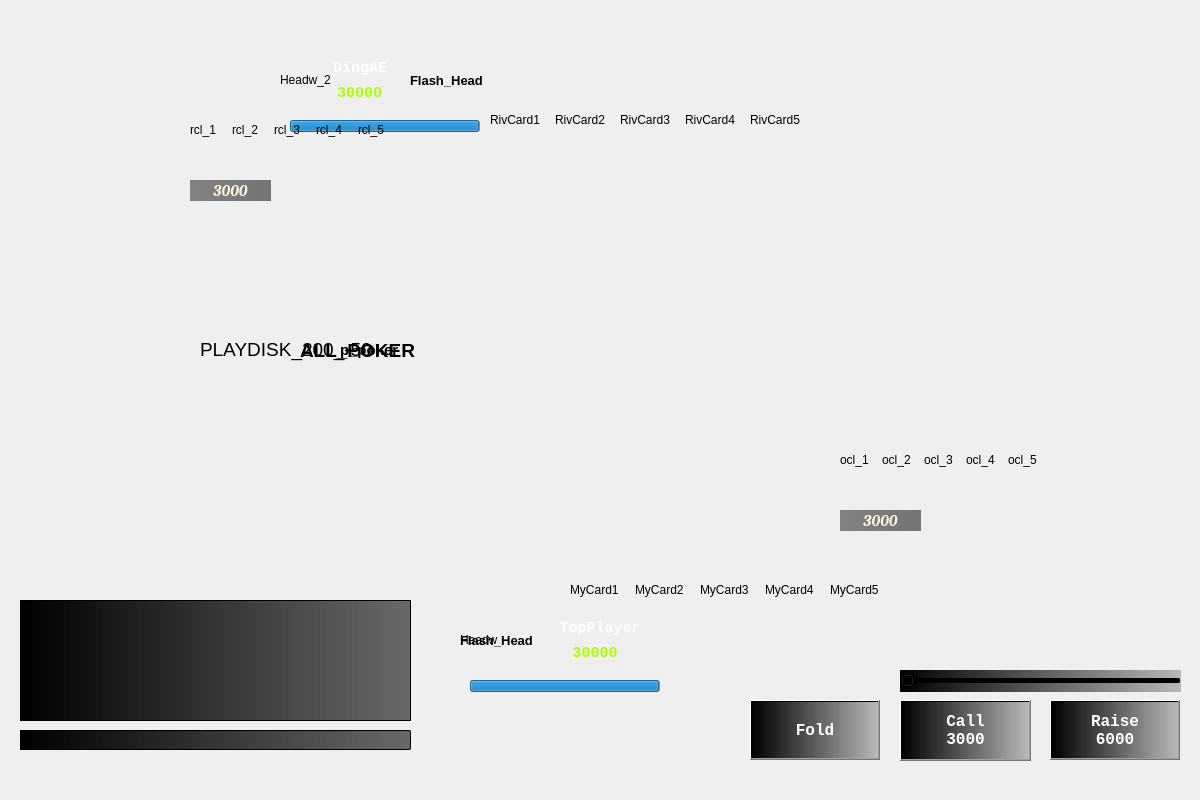
<?xml version="1.0" encoding="UTF-8"?>
<ui version="4.0">
 <class>playdisk</class>
 <widget class="QMainWindow" name="playdisk">
  <property name="geometry">
   <rect>
    <x>0</x>
    <y>0</y>
    <width>1200</width>
    <height>800</height>
   </rect>
  </property>
  <property name="minimumSize">
   <size>
    <width>1200</width>
    <height>800</height>
   </size>
  </property>
  <property name="maximumSize">
   <size>
    <width>1200</width>
    <height>800</height>
   </size>
  </property>
  <property name="windowTitle">
   <string>MainWindow</string>
  </property>
  <widget class="QWidget" name="centralwidget">
   <widget class="QLabel" name="background_lb">
    <property name="geometry">
     <rect>
      <x>0</x>
      <y>0</y>
      <width>1200</width>
      <height>800</height>
     </rect>
    </property>
    <property name="text">
     <string>&lt;html&gt;&lt;head/&gt;&lt;body&gt;&lt;p&gt;&lt;br/&gt;&lt;/p&gt;&lt;/body&gt;&lt;/html&gt;</string>
    </property>
   </widget>
   <widget class="QLabel" name="label_disk">
    <property name="geometry">
     <rect>
      <x>200</x>
      <y>-50</y>
      <width>1200</width>
      <height>800</height>
     </rect>
    </property>
    <property name="font">
     <font>
      <family>Arial</family>
      <pointsize>14</pointsize>
     </font>
    </property>
    <property name="text">
     <string>&lt;html&gt;&lt;head/&gt;&lt;body&gt;&lt;p&gt;PLAYDISK_200_-50&lt;/p&gt;&lt;/body&gt;&lt;/html&gt;</string>
    </property>
    <property name="textFormat">
     <enum>Qt::RichText</enum>
    </property>
   </widget>
   <widget class="QPushButton" name="pushButton_raise">
    <property name="geometry">
     <rect>
      <x>1050</x>
      <y>700</y>
      <width>130</width>
      <height>60</height>
     </rect>
    </property>
    <property name="font">
     <font>
      <family>Consolas</family>
      <pointsize>12</pointsize>
      <weight>75</weight>
      <bold>true</bold>
     </font>
    </property>
    <property name="styleSheet">
     <string notr="true">background-color: qlineargradient(spread:pad, x1:0, y1:0, x2:1, y2:0, stop:0 rgba(0, 0, 0, 255), stop:1 rgba(100,100,100,100));
color: rgb(255, 255, 255);</string>
    </property>
    <property name="text">
     <string>Raise
6000</string>
    </property>
   </widget>
   <widget class="QPushButton" name="pushButton_fold">
    <property name="geometry">
     <rect>
      <x>750</x>
      <y>700</y>
      <width>130</width>
      <height>60</height>
     </rect>
    </property>
    <property name="font">
     <font>
      <family>Consolas</family>
      <pointsize>12</pointsize>
      <weight>75</weight>
      <bold>true</bold>
     </font>
    </property>
    <property name="styleSheet">
     <string notr="true">background-color: qlineargradient(spread:pad, x1:0, y1:0, x2:1, y2:0, stop:0 rgba(0, 0, 0, 255), stop:1 rgba(100,100,100,100));
color: rgb(255, 255, 255);</string>
    </property>
    <property name="text">
     <string>Fold</string>
    </property>
   </widget>
   <widget class="QPushButton" name="pushButton_call">
    <property name="geometry">
     <rect>
      <x>900</x>
      <y>700</y>
      <width>131</width>
      <height>61</height>
     </rect>
    </property>
    <property name="font">
     <font>
      <family>Consolas</family>
      <pointsize>12</pointsize>
      <weight>75</weight>
      <bold>true</bold>
     </font>
    </property>
    <property name="styleSheet">
     <string notr="true">background-color: qlineargradient(spread:pad, x1:0, y1:0, x2:1, y2:0, stop:0 rgba(0, 0, 0, 255), stop:1 rgba(100, 100, 100, 100));
color: rgb(255, 255, 255);</string>
    </property>
    <property name="text">
     <string>Call
3000</string>
    </property>
   </widget>
   <widget class="QSlider" name="ownSlider">
    <property name="geometry">
     <rect>
      <x>900</x>
      <y>670</y>
      <width>281</width>
      <height>22</height>
     </rect>
    </property>
    <property name="styleSheet">
     <string notr="true">background-color: qlineargradient(spread:pad, x1:0, y1:0, x2:1, y2:0, stop:0 rgba(0, 0, 0, 255), stop:1 rgba(100,100,100,100));</string>
    </property>
    <property name="orientation">
     <enum>Qt::Horizontal</enum>
    </property>
   </widget>
   <widget class="QTextEdit" name="recv_edit">
    <property name="geometry">
     <rect>
      <x>20</x>
      <y>600</y>
      <width>391</width>
      <height>121</height>
     </rect>
    </property>
    <property name="font">
     <font>
      <family>微软雅黑</family>
      <pointsize>9</pointsize>
      <weight>50</weight>
      <bold>false</bold>
     </font>
    </property>
    <property name="styleSheet">
     <string notr="true">background-color: qlineargradient(spread:pad, x1:0, y1:0, x2:1, y2:0, stop:0 rgba(0, 0, 0, 255), stop:1 rgba(50,50,50,180));
color: rgb(255, 255, 255);</string>
    </property>
    <property name="readOnly">
     <bool>true</bool>
    </property>
    <property name="html">
     <string>&lt;!DOCTYPE HTML PUBLIC &quot;-//W3C//DTD HTML 4.0//EN&quot; &quot;http://www.w3.org/TR/REC-html40/strict.dtd&quot;&gt;
&lt;html&gt;&lt;head&gt;&lt;meta name=&quot;qrichtext&quot; content=&quot;1&quot; /&gt;&lt;style type=&quot;text/css&quot;&gt;
p, li { white-space: pre-wrap; }
&lt;/style&gt;&lt;/head&gt;&lt;body style=&quot; font-family:'微软雅黑'; font-size:9pt; font-weight:400; font-style:normal;&quot;&gt;
&lt;p style=&quot;-qt-paragraph-type:empty; margin-top:0px; margin-bottom:0px; margin-left:0px; margin-right:0px; -qt-block-indent:0; text-indent:0px; font-family:'SimSun';&quot;&gt;&lt;br /&gt;&lt;/p&gt;&lt;/body&gt;&lt;/html&gt;</string>
    </property>
   </widget>
   <widget class="QLineEdit" name="send_edit">
    <property name="geometry">
     <rect>
      <x>20</x>
      <y>730</y>
      <width>391</width>
      <height>20</height>
     </rect>
    </property>
    <property name="font">
     <font>
      <family>微软雅黑</family>
      <pointsize>9</pointsize>
      <weight>50</weight>
      <bold>false</bold>
     </font>
    </property>
    <property name="styleSheet">
     <string notr="true">background-color: qlineargradient(spread:pad, x1:0, y1:0, x2:1, y2:0, stop:0 rgba(0, 0, 0, 255), stop:1 rgba(50,50,50,180));
color: rgb(255, 255, 255);</string>
    </property>
   </widget>
   <widget class="QLabel" name="headw_own">
    <property name="geometry">
     <rect>
      <x>460</x>
      <y>600</y>
      <width>210</width>
      <height>80</height>
     </rect>
    </property>
    <property name="text">
     <string>Headw</string>
    </property>
   </widget>
   <widget class="QLabel" name="headw_rival">
    <property name="geometry">
     <rect>
      <x>280</x>
      <y>40</y>
      <width>210</width>
      <height>80</height>
     </rect>
    </property>
    <property name="text">
     <string>Headw_2</string>
    </property>
   </widget>
   <widget class="QProgressBar" name="own_bar">
    <property name="enabled">
     <bool>true</bool>
    </property>
    <property name="geometry">
     <rect>
      <x>470</x>
      <y>680</y>
      <width>190</width>
      <height>12</height>
     </rect>
    </property>
    <property name="autoFillBackground">
     <bool>false</bool>
    </property>
    <property name="maximum">
     <number>1000</number>
    </property>
    <property name="value">
     <number>999</number>
    </property>
    <property name="alignment">
     <set>Qt::AlignCenter</set>
    </property>
    <property name="textVisible">
     <bool>false</bool>
    </property>
    <property name="invertedAppearance">
     <bool>false</bool>
    </property>
    <property name="textDirection">
     <enum>QProgressBar::BottomToTop</enum>
    </property>
    <property name="format">
     <string/>
    </property>
   </widget>
   <widget class="QProgressBar" name="riv_bar">
    <property name="enabled">
     <bool>true</bool>
    </property>
    <property name="geometry">
     <rect>
      <x>290</x>
      <y>120</y>
      <width>190</width>
      <height>12</height>
     </rect>
    </property>
    <property name="styleSheet">
     <string notr="true"/>
    </property>
    <property name="maximum">
     <number>1000</number>
    </property>
    <property name="value">
     <number>999</number>
    </property>
    <property name="textVisible">
     <bool>false</bool>
    </property>
    <property name="invertedAppearance">
     <bool>false</bool>
    </property>
   </widget>
   <widget class="QLabel" name="own_card_1">
    <property name="geometry">
     <rect>
      <x>570</x>
      <y>540</y>
      <width>70</width>
      <height>100</height>
     </rect>
    </property>
    <property name="frameShape">
     <enum>QFrame::NoFrame</enum>
    </property>
    <property name="text">
     <string>MyCard1</string>
    </property>
   </widget>
   <widget class="QLabel" name="own_card_2">
    <property name="geometry">
     <rect>
      <x>635</x>
      <y>540</y>
      <width>70</width>
      <height>100</height>
     </rect>
    </property>
    <property name="text">
     <string>MyCard2</string>
    </property>
   </widget>
   <widget class="QLabel" name="own_card_3">
    <property name="geometry">
     <rect>
      <x>700</x>
      <y>540</y>
      <width>70</width>
      <height>100</height>
     </rect>
    </property>
    <property name="text">
     <string>MyCard3</string>
    </property>
   </widget>
   <widget class="QLabel" name="own_card_4">
    <property name="geometry">
     <rect>
      <x>765</x>
      <y>540</y>
      <width>70</width>
      <height>100</height>
     </rect>
    </property>
    <property name="text">
     <string>MyCard4</string>
    </property>
   </widget>
   <widget class="QLabel" name="own_card_5">
    <property name="geometry">
     <rect>
      <x>830</x>
      <y>540</y>
      <width>70</width>
      <height>100</height>
     </rect>
    </property>
    <property name="text">
     <string>MyCard5</string>
    </property>
   </widget>
   <widget class="QLabel" name="own_name">
    <property name="geometry">
     <rect>
      <x>540</x>
      <y>620</y>
      <width>120</width>
      <height>16</height>
     </rect>
    </property>
    <property name="font">
     <font>
      <family>Consolas</family>
      <pointsize>11</pointsize>
      <weight>75</weight>
      <bold>true</bold>
     </font>
    </property>
    <property name="styleSheet">
     <string notr="true">color: rgb(255, 255, 255);</string>
    </property>
    <property name="text">
     <string>TopPlayer</string>
    </property>
    <property name="alignment">
     <set>Qt::AlignCenter</set>
    </property>
   </widget>
   <widget class="QLabel" name="own_money">
    <property name="geometry">
     <rect>
      <x>550</x>
      <y>645</y>
      <width>90</width>
      <height>16</height>
     </rect>
    </property>
    <property name="font">
     <font>
      <family>Consolas</family>
      <pointsize>11</pointsize>
      <weight>75</weight>
      <bold>true</bold>
     </font>
    </property>
    <property name="styleSheet">
     <string notr="true">color: rgb(170, 255, 0);</string>
    </property>
    <property name="text">
     <string>30000</string>
    </property>
    <property name="alignment">
     <set>Qt::AlignCenter</set>
    </property>
   </widget>
   <widget class="QLabel" name="riv_name">
    <property name="geometry">
     <rect>
      <x>300</x>
      <y>60</y>
      <width>120</width>
      <height>16</height>
     </rect>
    </property>
    <property name="font">
     <font>
      <family>Consolas</family>
      <pointsize>11</pointsize>
      <weight>75</weight>
      <bold>true</bold>
     </font>
    </property>
    <property name="styleSheet">
     <string notr="true">color: rgb(255, 255, 255);</string>
    </property>
    <property name="text">
     <string>DingAE</string>
    </property>
    <property name="alignment">
     <set>Qt::AlignCenter</set>
    </property>
   </widget>
   <widget class="QLabel" name="riv_money">
    <property name="geometry">
     <rect>
      <x>310</x>
      <y>85</y>
      <width>90</width>
      <height>16</height>
     </rect>
    </property>
    <property name="font">
     <font>
      <family>Consolas</family>
      <pointsize>11</pointsize>
      <weight>75</weight>
      <bold>true</bold>
     </font>
    </property>
    <property name="styleSheet">
     <string notr="true">color: rgb(170, 255, 0);</string>
    </property>
    <property name="text">
     <string> 30000</string>
    </property>
    <property name="alignment">
     <set>Qt::AlignCenter</set>
    </property>
   </widget>
   <widget class="QLabel" name="riv_card_4">
    <property name="geometry">
     <rect>
      <x>685</x>
      <y>70</y>
      <width>70</width>
      <height>100</height>
     </rect>
    </property>
    <property name="text">
     <string>RivCard4</string>
    </property>
   </widget>
   <widget class="QLabel" name="riv_card_2">
    <property name="geometry">
     <rect>
      <x>555</x>
      <y>70</y>
      <width>70</width>
      <height>100</height>
     </rect>
    </property>
    <property name="text">
     <string>RivCard2</string>
    </property>
   </widget>
   <widget class="QLabel" name="riv_card_5">
    <property name="geometry">
     <rect>
      <x>750</x>
      <y>70</y>
      <width>70</width>
      <height>100</height>
     </rect>
    </property>
    <property name="text">
     <string>RivCard5</string>
    </property>
   </widget>
   <widget class="QLabel" name="riv_card_1">
    <property name="geometry">
     <rect>
      <x>490</x>
      <y>70</y>
      <width>70</width>
      <height>100</height>
     </rect>
    </property>
    <property name="frameShape">
     <enum>QFrame::NoFrame</enum>
    </property>
    <property name="text">
     <string>RivCard1</string>
    </property>
   </widget>
   <widget class="QLabel" name="riv_card_3">
    <property name="geometry">
     <rect>
      <x>620</x>
      <y>70</y>
      <width>70</width>
      <height>100</height>
     </rect>
    </property>
    <property name="text">
     <string>RivCard3</string>
    </property>
   </widget>
   <widget class="QLabel" name="own_cl_1">
    <property name="geometry">
     <rect>
      <x>840</x>
      <y>390</y>
      <width>40</width>
      <height>140</height>
     </rect>
    </property>
    <property name="text">
     <string>ocl_1</string>
    </property>
   </widget>
   <widget class="QLabel" name="own_cl_2">
    <property name="geometry">
     <rect>
      <x>882</x>
      <y>390</y>
      <width>40</width>
      <height>140</height>
     </rect>
    </property>
    <property name="text">
     <string>ocl_2</string>
    </property>
   </widget>
   <widget class="QLabel" name="own_cl_3">
    <property name="geometry">
     <rect>
      <x>924</x>
      <y>390</y>
      <width>40</width>
      <height>140</height>
     </rect>
    </property>
    <property name="text">
     <string>ocl_3</string>
    </property>
   </widget>
   <widget class="QLabel" name="own_cl_4">
    <property name="geometry">
     <rect>
      <x>966</x>
      <y>390</y>
      <width>40</width>
      <height>140</height>
     </rect>
    </property>
    <property name="text">
     <string>ocl_4</string>
    </property>
   </widget>
   <widget class="QLabel" name="own_cl_5">
    <property name="geometry">
     <rect>
      <x>1008</x>
      <y>390</y>
      <width>40</width>
      <height>140</height>
     </rect>
    </property>
    <property name="text">
     <string>ocl_5</string>
    </property>
   </widget>
   <widget class="QLabel" name="own_underchip_label">
    <property name="geometry">
     <rect>
      <x>840</x>
      <y>510</y>
      <width>81</width>
      <height>21</height>
     </rect>
    </property>
    <property name="font">
     <font>
      <family>Cambria</family>
      <pointsize>12</pointsize>
      <weight>75</weight>
      <italic>true</italic>
      <bold>true</bold>
     </font>
    </property>
    <property name="styleSheet">
     <string notr="true">color: rgb(255, 248, 221);
background-color: qlineargradient(spread:pad, x1:0, y1:0, x2:1, y2:0, stop:0 rgba(100,100,100, 200), stop:1 rgba(80,80,80,200));</string>
    </property>
    <property name="frameShape">
     <enum>QFrame::NoFrame</enum>
    </property>
    <property name="frameShadow">
     <enum>QFrame::Plain</enum>
    </property>
    <property name="text">
     <string>3000</string>
    </property>
    <property name="textFormat">
     <enum>Qt::AutoText</enum>
    </property>
    <property name="scaledContents">
     <bool>false</bool>
    </property>
    <property name="alignment">
     <set>Qt::AlignCenter</set>
    </property>
   </widget>
   <widget class="QLabel" name="allpoker_label">
    <property name="geometry">
     <rect>
      <x>300</x>
      <y>290</y>
      <width>120</width>
      <height>120</height>
     </rect>
    </property>
    <property name="font">
     <font>
      <family>Arial</family>
      <pointsize>14</pointsize>
      <weight>75</weight>
      <bold>true</bold>
     </font>
    </property>
    <property name="text">
     <string>ALL_POKER</string>
    </property>
   </widget>
   <widget class="QLabel" name="riv_cl_2">
    <property name="geometry">
     <rect>
      <x>232</x>
      <y>60</y>
      <width>40</width>
      <height>140</height>
     </rect>
    </property>
    <property name="text">
     <string>rcl_2</string>
    </property>
   </widget>
   <widget class="QLabel" name="riv_cl_5">
    <property name="geometry">
     <rect>
      <x>358</x>
      <y>60</y>
      <width>40</width>
      <height>140</height>
     </rect>
    </property>
    <property name="text">
     <string>rcl_5</string>
    </property>
   </widget>
   <widget class="QLabel" name="riv_cl_1">
    <property name="geometry">
     <rect>
      <x>190</x>
      <y>60</y>
      <width>40</width>
      <height>140</height>
     </rect>
    </property>
    <property name="text">
     <string>rcl_1</string>
    </property>
   </widget>
   <widget class="QLabel" name="riv_cl_3">
    <property name="geometry">
     <rect>
      <x>274</x>
      <y>60</y>
      <width>40</width>
      <height>140</height>
     </rect>
    </property>
    <property name="text">
     <string>rcl_3</string>
    </property>
   </widget>
   <widget class="QLabel" name="riv_underchip_label">
    <property name="geometry">
     <rect>
      <x>190</x>
      <y>180</y>
      <width>81</width>
      <height>21</height>
     </rect>
    </property>
    <property name="font">
     <font>
      <family>Cambria</family>
      <pointsize>12</pointsize>
      <weight>75</weight>
      <italic>true</italic>
      <bold>true</bold>
     </font>
    </property>
    <property name="styleSheet">
     <string notr="true">color: rgb(255, 248, 221);
background-color: qlineargradient(spread:pad, x1:0, y1:0, x2:1, y2:0, stop:0 rgba(100,100,100, 200), stop:1 rgba(80,80,80,200));</string>
    </property>
    <property name="frameShape">
     <enum>QFrame::NoFrame</enum>
    </property>
    <property name="frameShadow">
     <enum>QFrame::Plain</enum>
    </property>
    <property name="text">
     <string>3000</string>
    </property>
    <property name="textFormat">
     <enum>Qt::AutoText</enum>
    </property>
    <property name="scaledContents">
     <bool>false</bool>
    </property>
    <property name="alignment">
     <set>Qt::AlignCenter</set>
    </property>
   </widget>
   <widget class="QLabel" name="riv_cl_4">
    <property name="geometry">
     <rect>
      <x>316</x>
      <y>60</y>
      <width>40</width>
      <height>140</height>
     </rect>
    </property>
    <property name="text">
     <string>rcl_4</string>
    </property>
   </widget>
   <widget class="QLabel" name="own_flashhead">
    <property name="geometry">
     <rect>
      <x>460</x>
      <y>600</y>
      <width>80</width>
      <height>80</height>
     </rect>
    </property>
    <property name="font">
     <font>
      <family>Arial</family>
      <pointsize>10</pointsize>
      <weight>75</weight>
      <bold>true</bold>
     </font>
    </property>
    <property name="text">
     <string>Flash_Head</string>
    </property>
   </widget>
   <widget class="QLabel" name="riv_flashhead">
    <property name="geometry">
     <rect>
      <x>410</x>
      <y>40</y>
      <width>80</width>
      <height>80</height>
     </rect>
    </property>
    <property name="font">
     <font>
      <family>Arial</family>
      <pointsize>10</pointsize>
      <weight>75</weight>
      <bold>true</bold>
     </font>
    </property>
    <property name="text">
     <string>Flash_Head</string>
    </property>
   </widget>
   <widget class="QLabel" name="pub_card">
    <property name="geometry">
     <rect>
      <x>340</x>
      <y>300</y>
      <width>70</width>
      <height>100</height>
     </rect>
    </property>
    <property name="font">
     <font>
      <family>Arial</family>
      <pointsize>11</pointsize>
      <weight>75</weight>
      <bold>true</bold>
     </font>
    </property>
    <property name="frameShape">
     <enum>QFrame::NoFrame</enum>
    </property>
    <property name="text">
     <string>p_poker</string>
    </property>
   </widget>
   <zorder>background_lb</zorder>
   <zorder>label_disk</zorder>
   <zorder>pushButton_raise</zorder>
   <zorder>pushButton_fold</zorder>
   <zorder>pushButton_call</zorder>
   <zorder>ownSlider</zorder>
   <zorder>recv_edit</zorder>
   <zorder>send_edit</zorder>
   <zorder>headw_rival</zorder>
   <zorder>own_bar</zorder>
   <zorder>riv_bar</zorder>
   <zorder>own_card_1</zorder>
   <zorder>own_card_2</zorder>
   <zorder>own_card_3</zorder>
   <zorder>own_card_4</zorder>
   <zorder>own_card_5</zorder>
   <zorder>riv_card_4</zorder>
   <zorder>riv_card_2</zorder>
   <zorder>riv_card_5</zorder>
   <zorder>riv_card_1</zorder>
   <zorder>riv_card_3</zorder>
   <zorder>own_cl_2</zorder>
   <zorder>own_cl_3</zorder>
   <zorder>own_cl_4</zorder>
   <zorder>own_cl_5</zorder>
   <zorder>own_underchip_label</zorder>
   <zorder>allpoker_label</zorder>
   <zorder>riv_underchip_label</zorder>
   <zorder>own_cl_1</zorder>
   <zorder>riv_cl_1</zorder>
   <zorder>riv_cl_2</zorder>
   <zorder>riv_cl_3</zorder>
   <zorder>riv_cl_4</zorder>
   <zorder>riv_cl_5</zorder>
   <zorder>headw_own</zorder>
   <zorder>own_flashhead</zorder>
   <zorder>own_money</zorder>
   <zorder>own_name</zorder>
   <zorder>riv_name</zorder>
   <zorder>riv_money</zorder>
   <zorder>riv_flashhead</zorder>
   <zorder>pub_card</zorder>
  </widget>
  <widget class="QMenuBar" name="menubar">
   <property name="geometry">
    <rect>
     <x>0</x>
     <y>0</y>
     <width>1200</width>
     <height>22</height>
    </rect>
   </property>
  </widget>
 </widget>
 <resources/>
 <connections/>
</ui>
